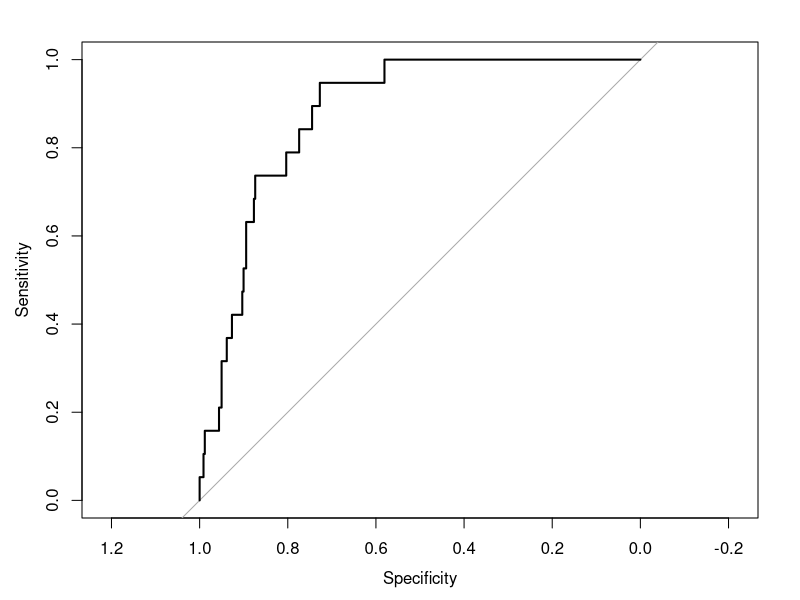
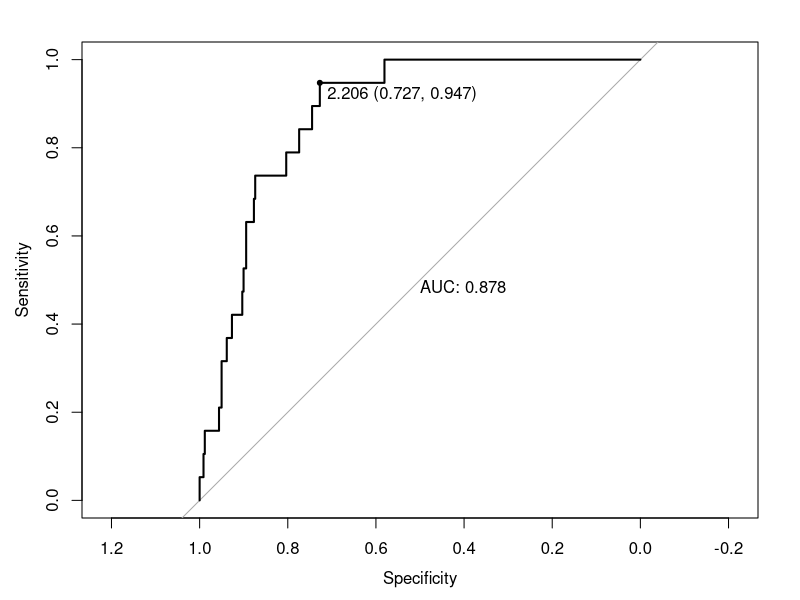

Recreate these plots in R, in order.
setwd("E:\\PROGRAM\\R\\yjy-logistic")
library(survival)
library(tidyverse)
library(lubridate)
library(pROC)#ROC曲线函数

# 1、病例为车祸发生那一小时，对照为车祸发生那天其他时间的车流量------
df_crash <- read.csv("crash_data.csv") %>% 
  mutate(
    Time=as.numeric(str_split(starttime,":",simplify = T)[,1]),
    Key=str_c(segment,Time,sep="-"),
    crash=1
  ) %>% 
  select(-2,-3,-Time)

df_traffic <- read.csv("traffic_data.csv") %>% 
  mutate(
    Time=as.numeric(str_split(time,":",simplify = T)[,1]),
    Key=str_c(segment,Time,sep="-")
  ) %>% 
  filter(segment %in% df_crash$segment) %>% 
  group_by(Key) %>% 
  summarise(
    speed=mean(speed,na.rm = T),
    flow=mean(flow,na.rm=T),
    segment=mean(segment)
  )
df_all <- df_traffic %>% left_join(df_crash) %>% 
  mutate(crash=replace_na(crash,0))

# 2、将 speed,flow中的大于media+3倍IQR的转化为media+3倍IQR---------
df_all$speed[df_all$speed>median(df_all$speed)+3*IQR(df_all$speed)] <- median(df_all$speed)+3*IQR(df_all$speed)
df_all$flow[df_all$flow>median(df_all$flow)+3*IQR(df_all$flow)] <- median(df_all$flow)+3*IQR(df_all$flow)

# 3、将数据拆分为训练集和测试集,3/7分---------
set.seed(5210)
num <- sample(unique(df_all$segment),length(unique(df_all$segment))*0.7,replace = F)
df_train <- df_all[df_all$segment%in%num,]
df_test <- df_all[!df_all$segment%in%num,]

# 4、在训练集上构建模型---------------
clg <- clogit(crash~speed+flow+strata(segment),data = df_train )
summary(clg)

# 5、在测试集上验证模型-------------
df_test %>% 
  filter(crash==0) %>% 
  group_by(segment) %>% 
  summarise(
    m_flow=mean(flow),
    m_speed=mean(speed)
  ) %>% 
  ungroup() %>% 
  right_join(df_test) %>% 
  mutate(
    flow1=flow-m_flow,
    speed1=speed-m_speed
  )->df_test2

df_test2$predoct=exp(-0.067617*df_test2$speed1+0.008844*df_test2$flow1)# 根据公式6计算OR值

# 6、模型性能-------------
HH <- roc(df_test2$crash,df_test2$predoct) # 绘制ROC曲线
plot(HH)
#计算AUC
HH$auc
#计算预测准确度
plot(HH,print.auc=TRUE, print.ci=TRUE, print.thres=TRUE)
mean(as.numeric(df_test2$predoct>2.206)==df_test2$crash)
#混淆矩阵
table(as.numeric(df_test2$predoct>2.206),df_test2$crash)

